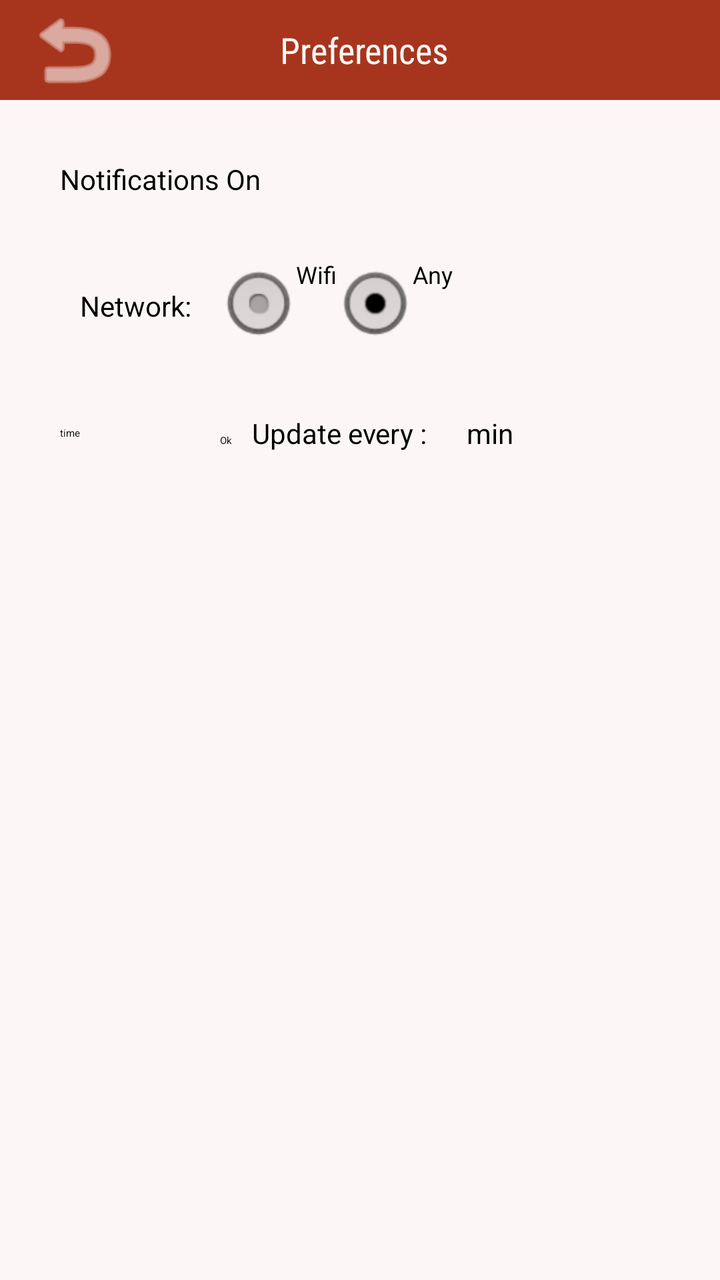
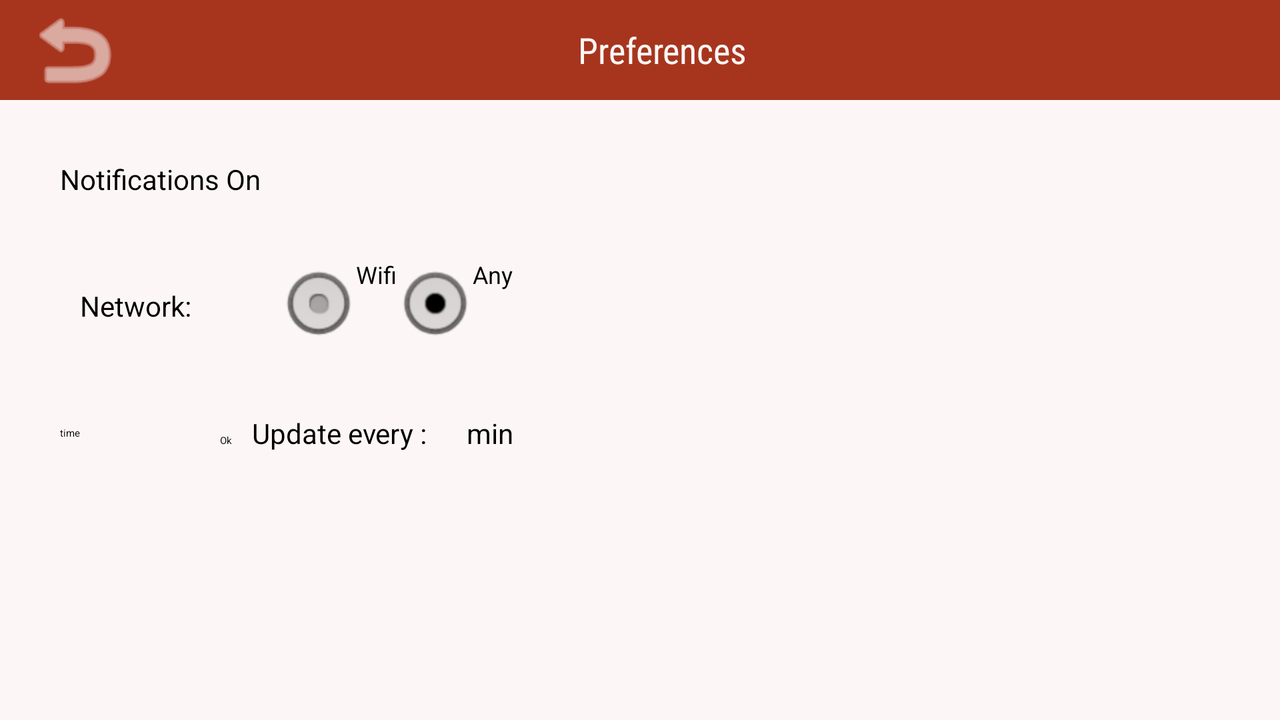

An Android layout and its configuration variant, each rendered on a device that would load it. The default file and the variant file are quoted in full after the pictures.
<!-- AndroidManifest.xml: application theme AppTheme -->
<!-- res/layout/shared_preferences.xml -->
<?xml version="1.0" encoding="utf-8"?>
<LinearLayout
    xmlns:android="http://schemas.android.com/apk/res/android"
    android:layout_width="match_parent"
    android:layout_height="match_parent"
    android:visibility="visible"
    android:orientation="vertical">

    <RelativeLayout
        android:layout_width="match_parent"
        android:layout_height="50dp"
        android:background="@color/header"
        android:orientation="horizontal">

        <ImageButton
            android:id="@+id/homeButton"
            android:layout_width="50dp"
            android:layout_height="50dp"
            android:layout_alignParentStart="true"
            android:layout_centerVertical="true"
            android:layout_marginLeft="10dp"
            android:layout_marginStart="12dp"
            android:background="@color/header"
            android:src="@android:drawable/ic_menu_revert"
            android:tint="@color/headerTxt"
            android:visibility="visible"
            android:layout_alignParentLeft="true" />

        <TextView
            android:id="@+id/PrefTitle"
            android:layout_width="200dp"
            android:layout_height="wrap_content"
            android:layout_alignParentEnd="true"
            android:layout_centerVertical="true"
            android:layout_marginEnd="20dp"
            android:fontFamily="sans-serif-condensed"
            android:text="@string/preferencesTxt"
            android:textColor="@color/headerTxt"
            android:textSize="18sp"
            android:layout_marginRight="20dp"
            android:layout_alignParentRight="true" />

    </RelativeLayout>

    <LinearLayout
        android:layout_width="match_parent"
        android:layout_height="match_parent"
        android:background="@color/myColor"
        android:orientation="vertical"
        android:paddingLeft="30dp">

        <CheckBox
            android:id="@+id/notificationButton"
            android:layout_width="wrap_content"
            android:layout_height="wrap_content"
            android:layout_marginTop="30dp"
            android:checked="true"
            android:text="@string/notificationsSettings"
            android:textColor="@color/colorAccent"
            android:textSize="14sp" />

        <LinearLayout
            android:layout_width="match_parent"
            android:layout_height="wrap_content"
            android:layout_marginTop="30dp"
            android:orientation="horizontal">

            <TextView
                android:id="@+id/NetworkText"
                android:layout_width="wrap_content"
                android:layout_height="match_parent"
                android:layout_marginStart="10dp"
                android:layout_weight="1"
                android:gravity="center_vertical"
                android:text="@string/network"
                android:textColor="@color/colorAccent"
                android:textSize="14sp" />

            <RadioGroup
                android:layout_width="250dp"
                android:layout_height="wrap_content"
                android:orientation="horizontal">

                <RadioButton
                    android:id="@+id/wifiButton"
                    android:layout_width="wrap_content"
                    android:layout_height="wrap_content"
                    android:button="@android:drawable/btn_radio"
                    android:buttonTint="@color/colorAccent"
                    android:text="Wifi"
                    android:textColor="@color/colorAccent"
                    android:textSize="12dp" />

                <RadioButton
                    android:id="@+id/anyButton"
                    android:layout_width="wrap_content"
                    android:layout_height="wrap_content"
                    android:layout_weight="1"
                    android:button="@android:drawable/btn_radio"
                    android:buttonTint="@color/colorAccent"
                    android:checked="true"
                    android:text="@string/any"
                    android:textColor="@color/colorAccent"
                    android:textSize="12dp" />
            </RadioGroup>

        </LinearLayout>

        <LinearLayout
            android:layout_width="wrap_content"
            android:layout_height="wrap_content"
            android:layout_marginTop="30dp"
            android:orientation="horizontal">

            <EditText
                android:id="@+id/updateTime"
                android:layout_width="70dp"
                android:layout_height="match_parent"
                android:layout_weight="1"
                android:ems="10"
                android:gravity="center_vertical"
                android:hint="@string/updateTimeBox"
                android:inputType="number"
                android:singleLine="true"
                android:textColor="@color/colorAccent" />

            <Button
                android:id="@+id/updateButton"
                android:layout_width="wrap_content"
                android:layout_height="wrap_content"
                android:layout_marginLeft="10dp"
                android:layout_weight="1"
                android:text="@string/updateButton" />

            <TextView
                android:id="@+id/updateTxt"
                android:layout_width="wrap_content"
                android:layout_height="wrap_content"
                android:layout_marginLeft="10dp"
                android:layout_weight="1"
                android:text="@string/update"
                android:textColor="@color/colorAccent"
                android:textSize="14sp" />

            <TextView
                android:id="@+id/updateCurrent"
                android:layout_width="wrap_content"
                android:layout_height="wrap_content"
                android:layout_marginLeft="10dp"
                android:layout_weight="1"
                android:text=""
                android:textColor="@color/colorAccent"
                android:textSize="14sp" />

            <TextView
                android:id="@+id/minTxt"
                android:layout_width="wrap_content"
                android:layout_height="wrap_content"
                android:layout_marginLeft="10dp"
                android:layout_weight="1"
                android:text="min"
                android:textColor="@color/colorAccent"
                android:textSize="14sp" />
        </LinearLayout>


    </LinearLayout>


</LinearLayout>
<!-- resources referenced by this layout -->
<resources>
  <color name="colorAccent">#000000</color>
  <color name="header">#A7351E</color>
  <color name="headerTxt">#FCF7F6</color>
  <color name="myColor">#fcf7f6</color>
  <string name="any">Any</string>
  <string name="network">Network:</string>
  <string name="notificationsSettings">Notifications On</string>
  <string name="preferencesTxt">Preferences</string>
  <string name="update">Update every  :</string>
  <string name="updateButton">Ok</string>
  <string name="updateTimeBox">time</string>
  <style name="AppTheme">
          
          <item name="colorPrimary">@color/colorPrimary</item>
          <item name="colorPrimaryDark">@color/colorPrimaryDark</item>
          <item name="colorAccent">@color/colorAccent</item>
      </style>
  <color name="colorPrimary">#FCF7F6</color>
  <color name="colorPrimaryDark">#000000</color>
</resources>
<!-- res/layout-land/shared_preferences.xml (the author's variant of the layout above) -->
<!-- drawn on the phone turned sideways -->
<?xml version="1.0" encoding="utf-8"?>
<LinearLayout
    xmlns:android="http://schemas.android.com/apk/res/android"
    android:layout_width="match_parent"
    android:layout_height="match_parent"
    android:visibility="visible"
    android:orientation="vertical">

    <RelativeLayout
        android:layout_width="match_parent"
        android:layout_height="50dp"
        android:background="@color/header"
        android:orientation="horizontal">

        <ImageButton
            android:id="@+id/homeButton"
            android:layout_width="50dp"
            android:layout_height="50dp"
            android:layout_alignParentStart="true"
            android:layout_centerVertical="true"
            android:layout_marginLeft="10dp"
            android:layout_marginStart="12dp"
            android:background="@color/header"
            android:src="@android:drawable/ic_menu_revert"
            android:tint="@color/headerTxt"
            android:visibility="visible" />

        <TextView
            android:id="@+id/PrefTitle"
            android:layout_width="200dp"
            android:layout_height="wrap_content"
            android:layout_alignParentEnd="true"
            android:layout_centerVertical="true"
            android:layout_marginEnd="209dp"
            android:fontFamily="sans-serif-condensed"
            android:text="@string/preferencesTxt"
            android:textAlignment="center"
            android:textColor="@color/headerTxt"
            android:textSize="18sp" />

    </RelativeLayout>

    <LinearLayout
        android:layout_width="match_parent"
        android:layout_height="match_parent"
        android:background="@color/myColor"
        android:orientation="vertical"
        android:paddingLeft="30dp">

        <CheckBox
            android:id="@+id/notificationButton"
            android:layout_width="wrap_content"
            android:layout_height="wrap_content"
            android:layout_marginTop="30dp"
            android:checked="true"
            android:text="@string/notificationsSettings"
            android:textColor="@color/colorAccent"
            android:textSize="14sp" />

        <LinearLayout
            android:layout_width="match_parent"
            android:layout_height="wrap_content"
            android:layout_marginTop="30dp"
            android:orientation="horizontal">

            <TextView
                android:id="@+id/NetworkText"
                android:layout_width="wrap_content"
                android:layout_height="match_parent"
                android:layout_marginStart="10dp"
                android:layout_weight="1"
                android:gravity="center_vertical"
                android:text="@string/network"
                android:textColor="@color/colorAccent"
                android:textSize="14sp" />

            <RadioGroup
                android:layout_width="500dp"
                android:layout_height="wrap_content"
                android:orientation="horizontal">

                <RadioButton
                    android:id="@+id/wifiButton"
                    android:layout_width="wrap_content"
                    android:layout_height="wrap_content"
                    android:button="@android:drawable/btn_radio"
                    android:buttonTint="@color/colorAccent"
                    android:text="Wifi"
                    android:textColor="@color/colorAccent"
                    android:textSize="12dp" />

                <RadioButton
                    android:id="@+id/anyButton"
                    android:layout_width="wrap_content"
                    android:layout_height="wrap_content"
                    android:layout_weight="1"
                    android:button="@android:drawable/btn_radio"
                    android:buttonTint="@color/colorAccent"
                    android:checked="true"
                    android:text="@string/any"
                    android:textColor="@color/colorAccent"
                    android:textSize="12dp" />
            </RadioGroup>

        </LinearLayout>

        <LinearLayout
            android:layout_width="wrap_content"
            android:layout_height="wrap_content"
            android:layout_marginTop="30dp"
            android:orientation="horizontal">

            <EditText
                android:id="@+id/updateTime"
                android:layout_width="70dp"
                android:layout_height="match_parent"
                android:layout_weight="1"
                android:ems="10"
                android:gravity="center_vertical"
                android:hint="@string/updateTimeBox"
                android:inputType="number"
                android:singleLine="true"
                android:textColor="@color/colorAccent" />

            <Button
                android:id="@+id/updateButton"
                android:layout_width="wrap_content"
                android:layout_height="wrap_content"
                android:layout_marginLeft="10dp"
                android:layout_weight="1"
                android:text="@string/updateButton" />

            <TextView
                android:id="@+id/updateTxt"
                android:layout_width="wrap_content"
                android:layout_height="wrap_content"
                android:layout_marginLeft="10dp"
                android:layout_weight="1"
                android:text="@string/update"
                android:textColor="@color/colorAccent"
                android:textSize="14sp" />

            <TextView
                android:id="@+id/updateCurrent"
                android:layout_width="wrap_content"
                android:layout_height="wrap_content"
                android:layout_marginLeft="10dp"
                android:layout_weight="1"
                android:text=""
                android:textColor="@color/colorAccent"
                android:textSize="14sp" />

            <TextView
                android:id="@+id/minTxt"
                android:layout_width="wrap_content"
                android:layout_height="wrap_content"
                android:layout_marginLeft="10dp"
                android:layout_weight="1"
                android:text="min"
                android:textColor="@color/colorAccent"
                android:textSize="14sp" />
        </LinearLayout>


    </LinearLayout>


</LinearLayout>
